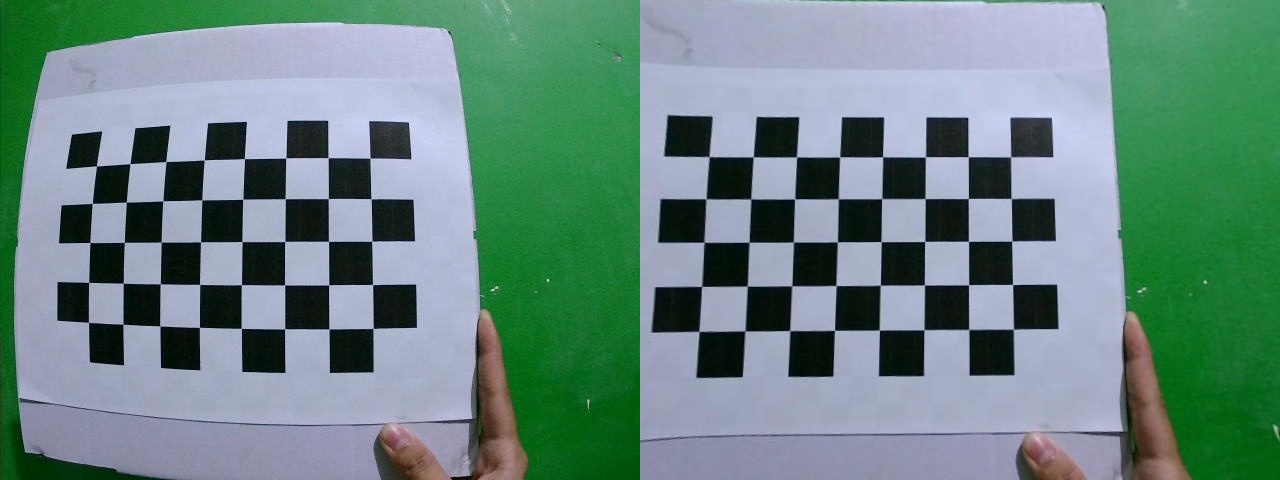
#> input picture validation_right.jpg, 1280 x 480 px, given in place of the camera
$ python Dataset_recorder.py   (older library calls are emulated)
#> lines starting #> are read from the running program, lines starting #| are printed output that depends on the picture; pictures that were not available may be replaced by others from this repository, and a replacement may not be noted
### utils/stereo_utils.py
# utils/stereo_utils.py
import os
from tracemalloc import start
import winsound
import cv2
import numpy as np
import pandas as pd
import csv
import constants as c
from datetime import datetime
import json

def load_camera_calibration(csv_file):
    """Loads camera calibration data from CSV."""
#> called with csv_file = 'csv/camera_calibration_results.csv'
    with open(csv_file, "r") as file:
#> (reads csv/camera_calibration_results.csv from the repository)
        reader = csv.reader(file)
        data = list(reader)

    mtx_left = np.array(eval(data[1][1]))
    mtx_right = np.array(eval(data[1][2]))
    dist_left = np.array(eval(data[2][1]))
    dist_right = np.array(eval(data[2][2]))

    return mtx_left, dist_left, mtx_right, dist_right

def load_processing_parameters(csv_file):
    """Loads precomputed processing parameters from CSV."""
#> called with csv_file = 'csv/processing_parameters.csv'
    params = {}
    with open(csv_file, "r") as file:
#> (reads csv/processing_parameters.csv from the repository)
        reader = csv.reader(file)
        next(reader)  # Skip header row
        for row in reader:
            key = row[0]
            value = eval(row[1])  # Convert string to tuple
            params[key] = value

    return params["Common ROI (x, y, w, h)"], params["Common Image Size (w, h)"], params["Left ROI (x, y, w, h)"], params["Right ROI (x, y, w, h)"]

def scale_roi(roi, scale_x, scale_y):
    x, y, w, h = roi
    return (int(x * scale_x), int(y * scale_y), int(w * scale_x), int(h * scale_y))

def undistort_crop_resize(gray_img, mapx, mapy, roi, target_size):
    """Undistorts, crops, and resizes a grayscale image."""
    undistorted = cv2.remap(gray_img, mapx, mapy, interpolation=cv2.INTER_LINEAR)
    x, y, w, h = roi
    cropped = undistorted[y:y+h, x:x+w] if w > 0 and h > 0 else undistorted
    return cv2.resize(cropped, target_size)

# [29 lines left out: function edge, not called in this run]


def split_stereo_frame(frame):
    h, w = frame.shape[:2]
    mid = w // 2
    return frame[:, :mid], frame[:, mid:]

def create_undistort_map(mtx, dist, size):
    return cv2.initUndistortRectifyMap(mtx, dist, None, mtx, size, cv2.CV_32FC1)

def convert_to_grayscale(frame):
    return cv2.cvtColor(frame, cv2.COLOR_BGR2GRAY)

def Current():
    current = datetime.now()
    current_str = datetime.now().strftime("%H:%M:%S")
    return current, current_str

def Ding():
    winsound.MessageBeep(winsound.MB_ICONASTERISK)
    return

def Deng():
    winsound.MessageBeep(winsound.MB_ICONEXCLAMATION)
    return

# [8 lines left out: function LoJ, not called in this run]

def UpJ(key, value,jpath=c.json_path):
    """Update a variable in the JSON state file."""
#> called with key = 'imgprp_Bcount', value = 1, jpath = 'GlobVar.json'
    data = {}
    if os.path.exists(jpath):
        with open(jpath, "r") as f:
#> (reads GlobVar.json from the repository)
            data = json.load(f)
    data[key] = value
    with open(jpath, "w") as f:
        json.dump(data, f, indent=4)
    print(f"[UpJ] {key} updated to {value}")

# [30 lines left out: function get_Q_matrix, not called in this run]

def OpenCam(video_source):
    cap = cv2.VideoCapture(video_source)
    cap.set(cv2.CAP_PROP_FRAME_WIDTH, 1280)
    cap.set(cv2.CAP_PROP_FRAME_HEIGHT, 480)
    orig_width = int(cap.get(cv2.CAP_PROP_FRAME_WIDTH))
    orig_height = int(cap.get(cv2.CAP_PROP_FRAME_HEIGHT))
    print(f"Video resolution: {orig_width}x{orig_height}")
    return cap, orig_width, orig_height

### Dataset_recorder.py
import cv2
import os
import constants as c
import utils.stereo_utils as su

def main():
    start, start_str = su.Current()
    print("Start Time : " + start_str)
    print("Loading calibration and processing parameters...")
    mtx_left, dist_left, mtx_right, dist_right = su.load_camera_calibration(c.calibration_csv)
    common_roi, common_image_size, _, _ = su.load_processing_parameters(c.processing_csv)

    # [6 lines of commented-out code are left out]

    cap, orig_width, orig_height = su.OpenCam(c.cam_src)

    #cap.set(cv2.CAP_PROP_EXPOSURE, -5)
    if not cap.isOpened():
        print("Error: Could not open camera.")
        su.Deng()
        return
    if (orig_width, orig_height) != (1280, 480):
        su.Deng()
        raise ValueError("Unexpected video resolution. Expected 1280x480 for stereo 640x480 input.")

    print("Creating undistortion maps...")
    mapx_left, mapy_left = su.create_undistort_map(mtx_left, dist_left, (c.f_width // 2, c.f_height))
    mapx_right, mapy_right = su.create_undistort_map(mtx_right, dist_right, (c.f_width // 2, c.f_height))

    recording = False
    frame_id = 0
    output_dir = create_next_batch_dir()

    image2_dir = os.path.join(output_dir, "image_2")
    image3_dir = os.path.join(output_dir, "image_3")
    os.makedirs(image2_dir, exist_ok=True)
    os.makedirs(image3_dir, exist_ok=True)

    end, end_str = su.Current()
    print("End Time : " + end_str)
    print("Duration : " + str(end - start))

    print("Ready. Press SPACE to start/stop recording. ESC to exit.")

    su.Ding()

    while True:
        ret, frame = cap.read()
#> frame is the input picture: shape (480, 1280, 3); mean B, G, R 129.4, 134.9, 105.8
        if not ret:
            print("Warning: Failed to read from camera.")
            continue

        frame = su.convert_to_grayscale(frame) #<- now we try with no gray
        frame = cv2.equalizeHist(frame) #<- now we try with no equalizeHist
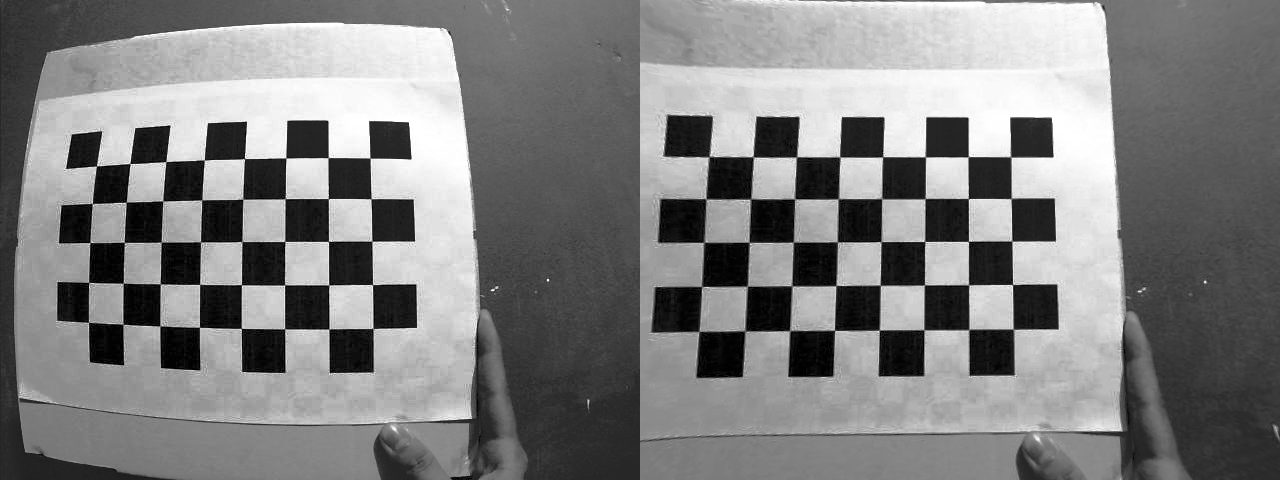
#> frame: shape (480, 1280); min 0, max 255, mean 128.5
        #Let's try it like this for alpha channel consistency

        # frame = su.edge(frame)
#DOOOOOONT FORGET TO CHANGE THIS !!!!!!!!!!!!!!!!!!!!!!!!!!!!!!!!!!!!!!!!!!!!
        left_frame, right_frame = su.split_stereo_frame(frame)
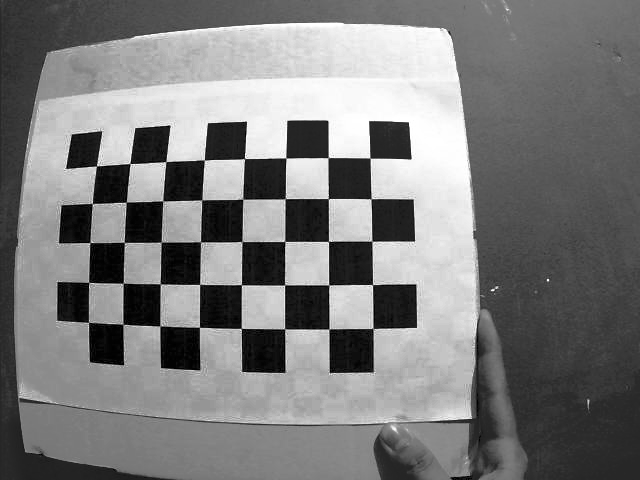
#> left_frame: shape (480, 640); min 0, max 255, mean 124
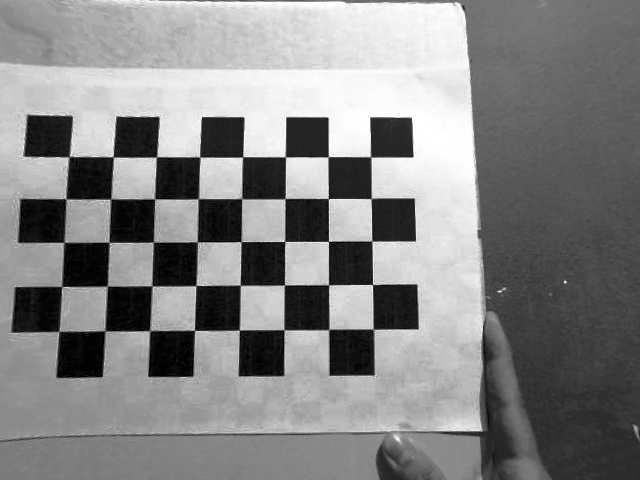
#> right_frame: shape (480, 640); min 0, max 255, mean 133.1


        left_proc = su.undistort_crop_resize(left_frame, mapx_left, mapy_left, common_roi, common_image_size)
        right_proc = su.undistort_crop_resize(right_frame, mapx_right, mapy_right, common_roi, common_image_size)
#> call 2 of undistort_crop_resize, with roi = (387, 212, 1100, 565), target_size = (1100, 565)
#> in undistort_crop_resize (call 2), `undistorted = cv2.remap(gray_img, mapx, mapy, interpolation=cv2.INTER_..`:
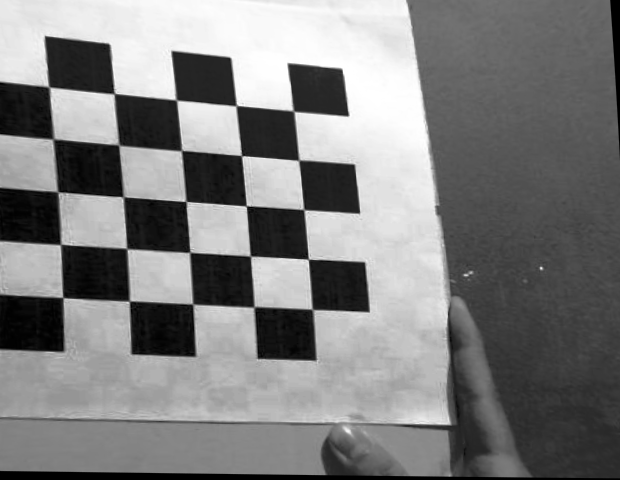
#> undistorted: shape (480, 620); min 0, max 255, mean 126.7
#> in undistort_crop_resize (call 2), `cropped = undistorted[y:y+h, x:x+w] if w > 0 and h > 0 else undistorted`:
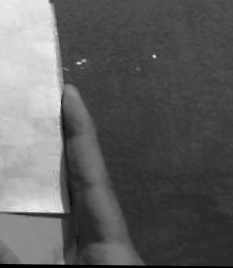
#> cropped: shape (268, 233); min 0, max 240, mean 95.3
#> in undistort_crop_resize (call 2), `return cv2.resize(cropped, target_size)`:
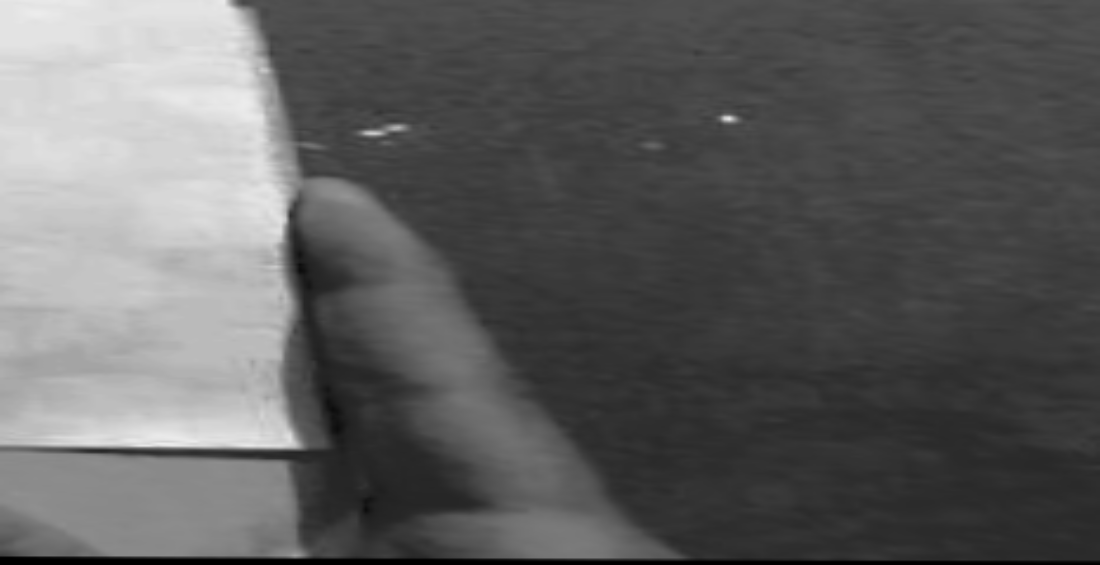
#> returned value: shape (565, 1100); min 0, max 236, mean 95.2

        # === Combine and Enhance Display ===
        display_frame = cv2.hconcat([left_proc, right_proc])
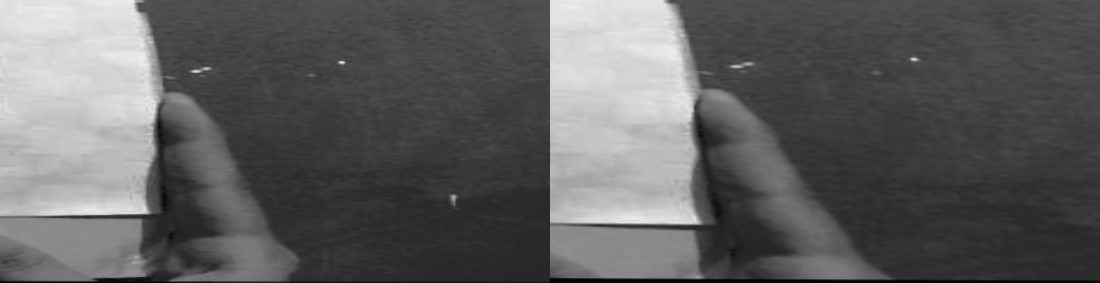
#> display_frame: shape (565, 2200) (shown at 1/2 size); min 0, max 246, mean 95.8
        #display_frame = cv2.equalizeHist(display_frame)<- oops.
        cv2.imshow("Stereo Recording", display_frame)

        key = cv2.waitKey(1) & 0xFF
#> (key Esc is pressed here)

        if key == 27:  # ESC key
            print("Exiting...")
            break

        if key == 32:  # SPACE key
            recording = not recording
            print("=== Recording Started ===" if recording else "=== Recording Stopped ===")

        if recording and frame_id<=4600:
            # HisQual-ize jajajajaj
            # left_proc = cv2.equalizeHist(left_proc)
            # right_proc = cv2.equalizeHist(right_proc)
            # Lanczos Upscaling (2x)
            left_up = cv2.resize(left_proc, None, fx=2.0, fy=2.0, interpolation=cv2.INTER_LANCZOS4)
            right_up = cv2.resize(right_proc, None, fx=2.0, fy=2.0, interpolation=cv2.INTER_LANCZOS4)

            # Save PNGs
            left_path = os.path.join(image2_dir, f"{frame_id:06d}.png")
            right_path = os.path.join(image3_dir, f"{frame_id:06d}.png")
            cv2.imwrite(left_path, left_up)
            cv2.imwrite(right_path, right_up)
            print(f"{frame_id:06d} saved")
            frame_id += 1
            print("=== Recording Stopped ===" if frame_id>=4600 else None)

    cap.release()
    cv2.destroyAllWindows()
    end, end_str = su.Current()
    print("End Time : " + end_str)
    print("Duration Total : " + str(end - start))


def create_next_batch_dir():
    base_dir = c.img_calibration
    batch_folders = [f for f in os.listdir(base_dir) if f.startswith("BATCH_") and os.path.isdir(os.path.join(base_dir, f))]
    batch_num = len(batch_folders)
    #batch_num = su.LoJ("imgprp_Bcount")
    new_batch_dir = os.path.join(base_dir, f"BATCH_{batch_num}")
    os.makedirs(new_batch_dir, exist_ok=True)
    su.UpJ("imgprp_Bcount",batch_num+1)
    return new_batch_dir
#DOOOOOONT FORGET TO CHANGE THIS !!!!!!!!!!!!!!!!!!!!!!!!!!!!!!!!!!!!!!!!!!!!

if __name__ == "__main__":
    main()
